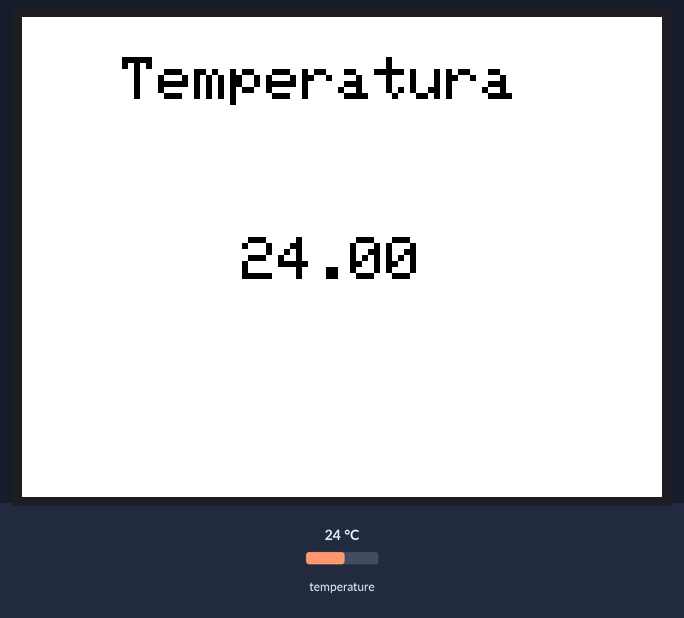
Simulated run of this sketch. Board: Arduino Due. Shown: 320×240 colour display. The inputs (shaded band) are chosen by the test bench; at power-on: temperature 24 °C.

Above: at 1.4 s.
1.5 s: temperature set to 12 °C
At 5.0 s:
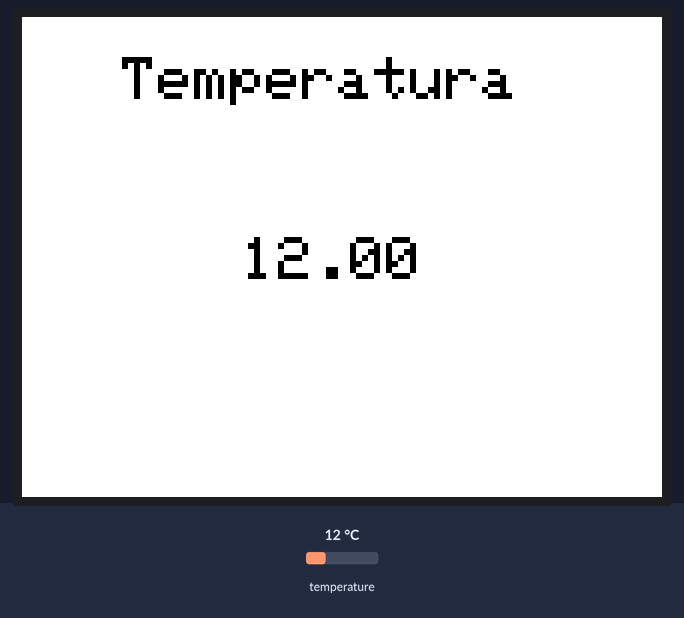
6.0 s: temperature set to 19 °C
10.4 s: temperature set to 28 °C
At 12.0 s:
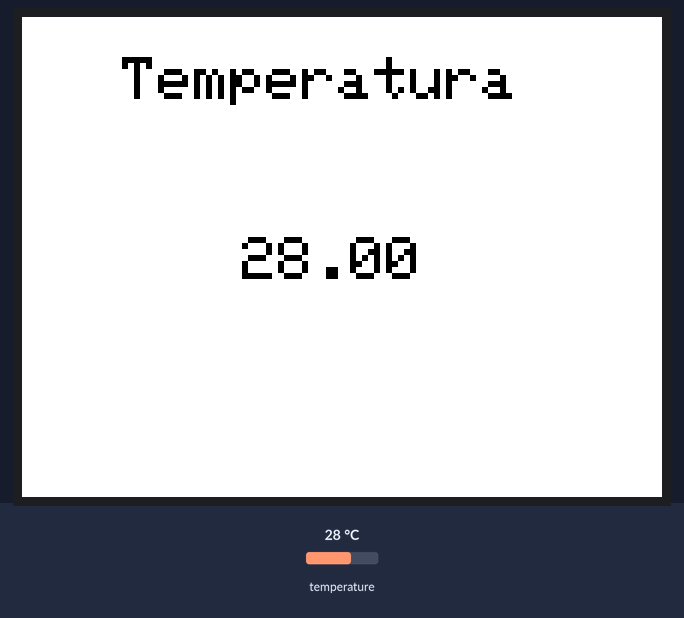
Timing chart, 0 to 13.5 s (numbered marks = the images above; inputs shaded):
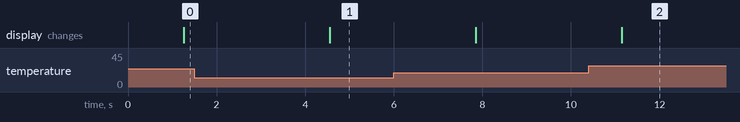

The sketch:

tempscreen.ino
```cpp
#include "Adafruit_GFX.h"    // Core graphics library
#include "Adafruit_TFTLCD.h" // Hardware-specific library
#include <OneWire.h>

#define LCD_CS A3
#define LCD_CD A2
#define LCD_WR A1
#define LCD_RD A0

#define LCD_RESET A4

#define	BLACK   0x0000
#define	BLUE    0x001F
#define	RED     0xF800
#define	GREEN   0x07E0
#define CYAN    0x07FF
#define MAGENTA 0xF81F
#define YELLOW  0xFFE0
#define WHITE   0xFFFF

OneWire  ds(11);


Adafruit_TFTLCD tft(LCD_CS, LCD_CD, LCD_WR, LCD_RD, LCD_RESET);

void setup(void) {
  Serial.begin(57600);
  tft.reset();

  uint16_t identifier = tft.readID();
  tft.begin(identifier);

  tft.setRotation(3);
  tft.fillScreen(WHITE);
  tft.setCursor(50, 20);
  tft.setTextColor(BLACK);
  tft.setTextSize(3);
  tft.println("Temperatura");
}

void loop(void) {
  float celsius = readTemp();

  if (celsius!=-100) {
    tft.setCursor(50, 20);
    tft.setTextColor(BLACK);
    tft.setTextSize(3);
    tft.println("Temperatura");
    tft.setCursor(110, 110);
    tft.fillRect(105, 105, 100, 70, WHITE);
    tft.println(celsius);
  }

  delay(1000);
}

float readTemp()
{
  byte i;
  byte present = 0;
  byte type_s;
  byte data[12];
  byte addr[8];
  float celsius;

  if ( !ds.search(addr)) {
    //sensor not connected
    ds.reset_search();
    delay(250);
    return -100;
  }

  if (OneWire::crc8(addr, 7) != addr[7]) {
      //CRC is not valid
      return -100;
  }
  switch (addr[0]) {
    case 0x10:
      //old DS1820
      type_s = 1;
      break;
    case 0x28:
      //DS18B20
      type_s = 0;
      break;
    case 0x22:
      //DS1822
      type_s = 0;
      break;
    default:
      return -100;
  }

  ds.reset();
  ds.select(addr);
  ds.write(0x44, 1);

  delay(1000);

  present = ds.reset();
  ds.select(addr);
  ds.write(0xBE);

  for ( i = 0; i < 9; i++) {           // we need 9 bytes
    data[i] = ds.read();
  }

  // Convert the data to actual temperature
  // because the result is a 16 bit signed integer, it should
  // be stored to an "int16_t" type, which is always 16 bits
  // even when compiled on a 32 bit processor.
  int16_t raw = (data[1] << 8) | data[0];
  if (type_s) {
    raw = raw << 3; // 9 bit resolution default
    if (data[7] == 0x10) {
      // "count remain" gives full 12 bit resolution
      raw = (raw & 0xFFF0) + 12 - data[6];
    }
  } else {
    byte cfg = (data[4] & 0x60);
    // at lower res, the low bits are undefined, so let's zero them
    if (cfg == 0x00) raw = raw & ~7;  // 9 bit resolution, 93.75 ms
    else if (cfg == 0x20) raw = raw & ~3; // 10 bit res, 187.5 ms
    else if (cfg == 0x40) raw = raw & ~1; // 11 bit res, 375 ms
    //// default is 12 bit resolution, 750 ms conversion time
  }
  celsius = (float)raw / 16.0;
  return celsius;
}
```

Source omitted: glcdfont.c (data table, 8451 bytes)

Measured:
- after the input at 1.5 s, the display: changes after 3.1 s (image 1)
- after the input at 10.4 s, the display: changes after 0.74 s (image 2)
